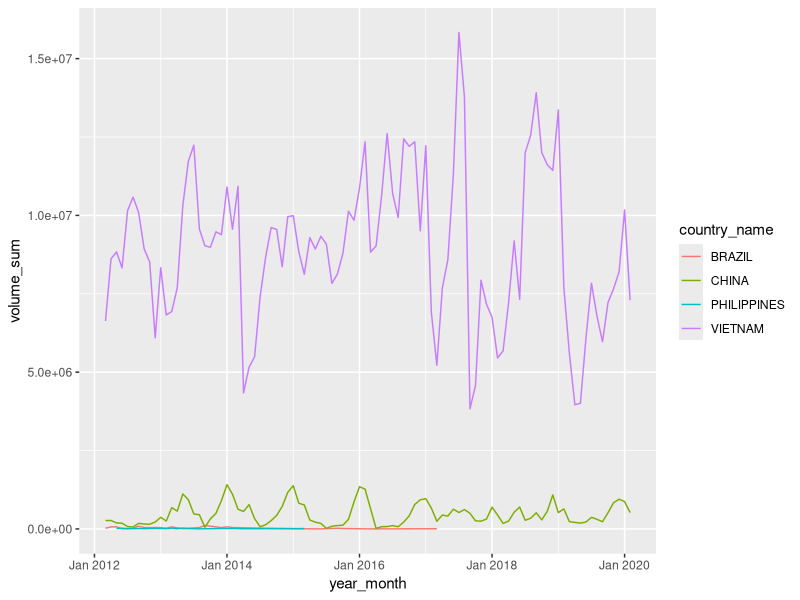
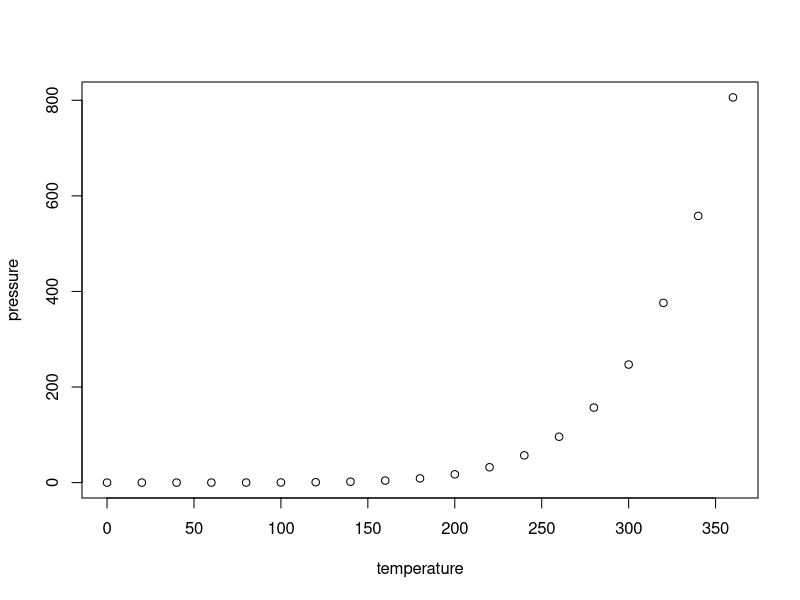

Source code (R) for these figures, in order:
## ---- chunk 1

# Load packages used
library(knitr)
library(car)
library(AER)
library(dplyr)
library(tidyr)
library(ggplot2)

# Set up
opts_chunk$set(echo = TRUE)
options(digits = 3)
opts_knit$set(root.dir ="~/Desktop/NatlFisheriesGit/2_data/TradeVolume")

# Remove objects from the previous session
rm(list = ls(all = TRUE))

# Load the data set
dta <- read.csv("monthly_cleaned.csv")
dta = subset(dta, select = -c(X) )
dta$year_month <- as.yearmon(paste(dta$year, dta$month), "%Y %B")
dta = as_tibble(dta)
glimpse(dta)

## ---- chunk 2

dta %>% 
  group_by(country_name) %>% 
  summarise(volume_sum = sum(volume_kg)) %>% 
  arrange(desc(volume_sum))
  

dta_country = dta %>% 
  group_by(year_month, country_name) %>% 
  summarise(volume_sum = sum(volume_kg)) %>% 
  filter(country_name %in% c("VIETNAM","CHINA","BRAZIL","PHILIPPINES"))

head(dta_country)

## ---- chunk 3

ggplot(dta_country,aes(year_month,volume_sum)) + 
  geom_path(aes(color=country_name))

## ---- chunk 4



## ---- chunk 5

dta_country = dta %>% 
  group_by(year_month,country_name) %>% 
  summarise(volume_sum=sum(volume_kg))



## ---- chunk 6
plot(pressure)
